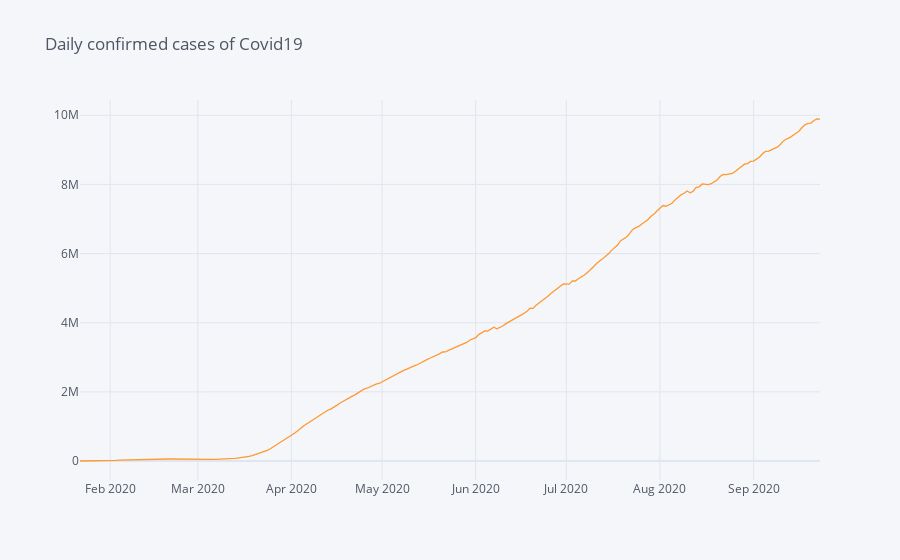

Source (notebook cell):
### Code cell
# The daily active cases
configure_plotly_browser_state()
init_notebook_mode(connected = True)
covid_datewise['Active'].iplot(title = 'active cases of Covid19')

### Figure 1 — Plotly figure (JSON) as saved in the notebook; plotly's stock layout.template omitted (floating-point values rounded to 4 significant figures; data arrays with more than 128 entries replaced by an {"elided": "..."} marker saying what was removed)
{"data": [{"name": "Active", "text": "", "mode": "lines", "y": {"elided": "246 int values"}, "x": {"elided": "246 str values"}, "line": {"color": "rgba(255, 153, 51, 1.0)", "dash": "solid", "shape": "linear", "width": 1.3}, "type": "scatter"}], "layout": {"title": {"text": "Daily confirmed cases of Covid19", "font": {"color": "#4D5663"}}, "paper_bgcolor": "#F5F6F9", "plot_bgcolor": "#F5F6F9", "yaxis": {"tickfont": {"color": "#4D5663"}, "zerolinecolor": "#E1E5ED", "title": {"text": "", "font": {"color": "#4D5663"}}, "gridcolor": "#E1E5ED", "showgrid": true}, "xaxis": {"tickfont": {"color": "#4D5663"}, "zerolinecolor": "#E1E5ED", "title": {"text": "", "font": {"color": "#4D5663"}}, "gridcolor": "#E1E5ED", "showgrid": true}, "legend": {"bgcolor": "#F5F6F9", "font": {"color": "#4D5663"}}}}
